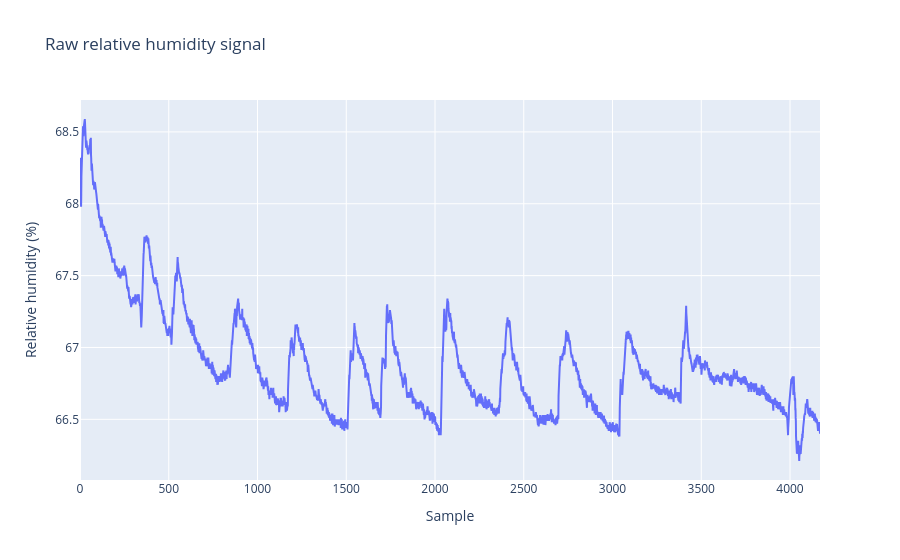
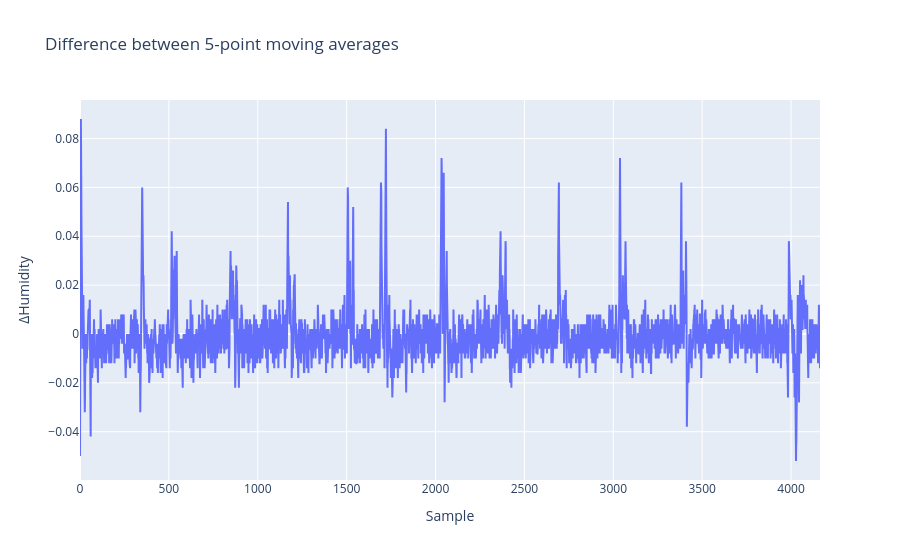

Write notebook code for charts like these, in order.
### Code cell
# Plot 1: Raw relative humidity signal
fig1 = go.Figure()
fig1.add_trace(go.Scatter(y=humidity, mode='lines', name='Humidity'))
fig1.update_layout(title='Raw relative humidity signal', xaxis_title='Sample', yaxis_title='Relative humidity (%)')
fig1.show()

# Plot 2: First "derivative" of 5-point moving average
fig2 = go.Figure()
fig2.add_trace(go.Scatter(y=diff_mean_hum, mode='lines', name='ΔHumidity (Moving Avg Diff)'))
fig2.update_layout(title='Difference between 5-point moving averages', xaxis_title='Sample', yaxis_title='ΔHumidity')
fig2.show()

### Figure 1 — Plotly figure (JSON) as saved in the notebook; plotly's stock layout.template omitted (floating-point values rounded to 4 significant figures; data arrays with more than 128 entries replaced by an {"elided": "..."} marker saying what was removed)
{"data": [{"mode": "lines", "name": "Humidity", "type": "scatter", "y": {"elided": "4170 float values"}}], "layout": {"title": {"text": "Raw relative humidity signal"}, "xaxis": {"title": {"text": "Sample"}}, "yaxis": {"title": {"text": "Relative humidity (%)"}}}}

### Figure 2 — Plotly figure (JSON) as saved in the notebook; plotly's stock layout.template omitted (floating-point values rounded to 4 significant figures; data arrays with more than 128 entries replaced by an {"elided": "..."} marker saying what was removed)
{"data": [{"mode": "lines", "name": "ΔHumidity (Moving Avg Diff)", "type": "scatter", "y": {"elided": "4164 float values"}}], "layout": {"title": {"text": "Difference between 5-point moving averages"}, "xaxis": {"title": {"text": "Sample"}}, "yaxis": {"title": {"text": "ΔHumidity"}}}}
